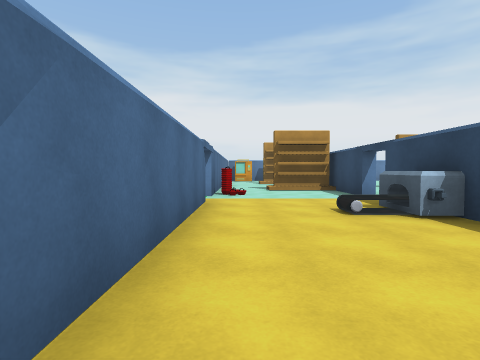
[1] (above)

18 first-person views from a walk through a 3-D level made in the Unity game engine. The camera is 1.2 m above the floor, tilts 2° down and sees 80° across. The floor is counted in squares, 2 m on a side. Each view is taken from the middle of a square. On the plan, view 1 faces up. The plan holds only what a view shows up to about 9 squares ahead; the rest is blank. The player character is not drawn. Door leaves are left out, so doorways stand open.

[2]
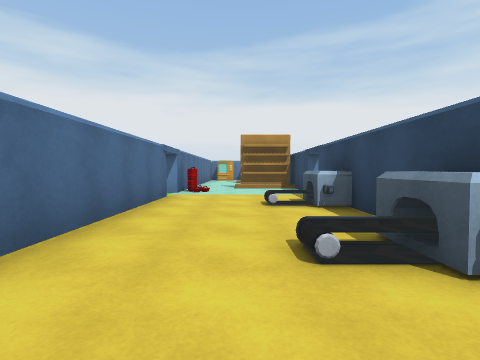

[3]
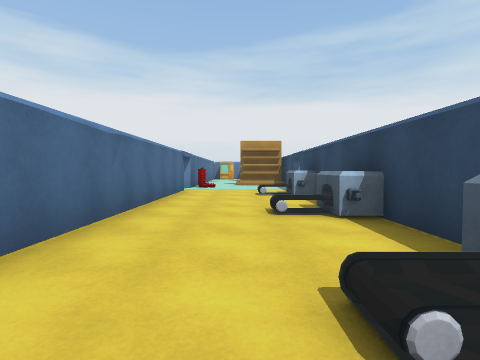

[4]
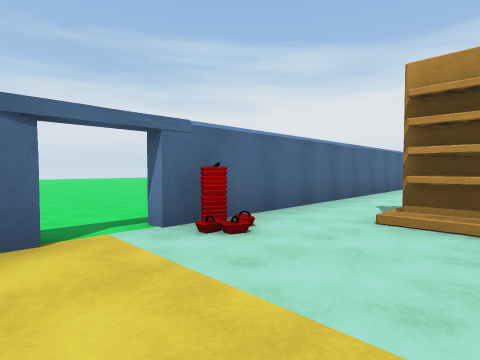

[5]
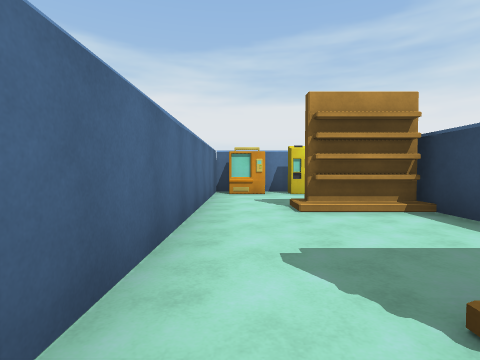

[6]
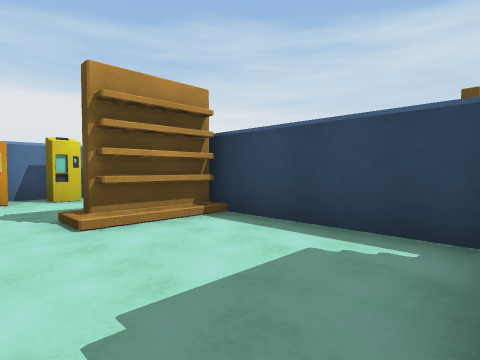

[7]
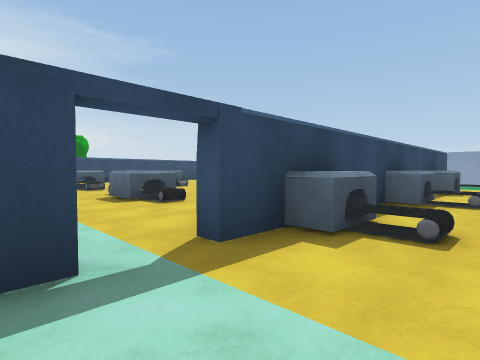

[8]
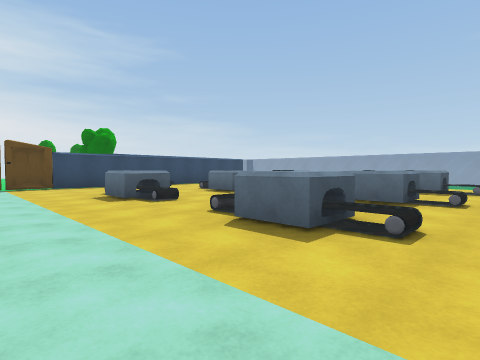

[9]
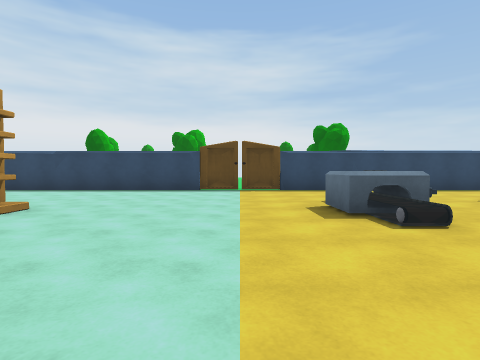

[10]
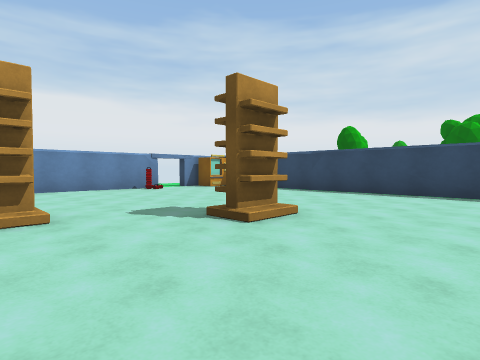

[11]
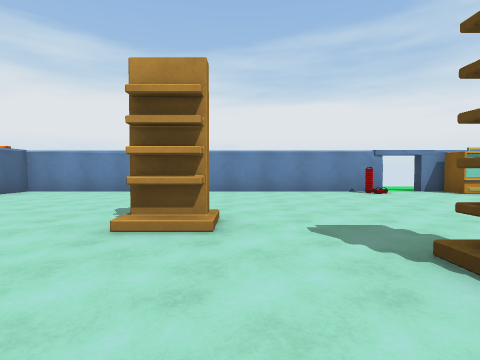

[12]
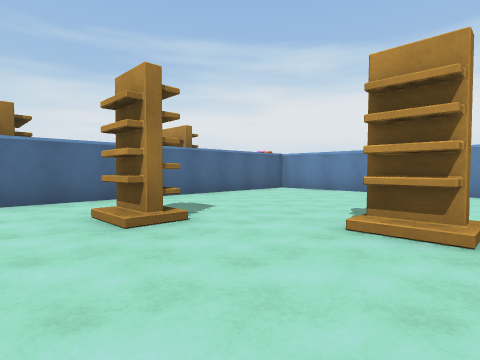

[13]
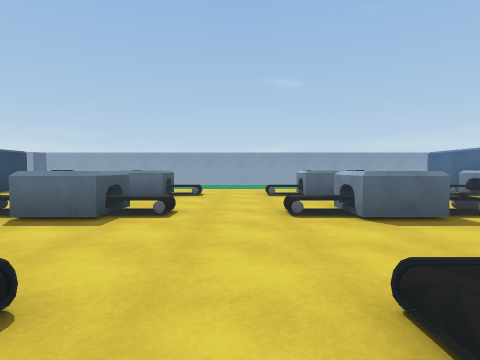

[14]
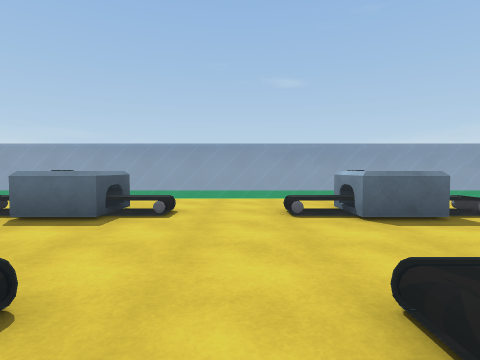

[15]
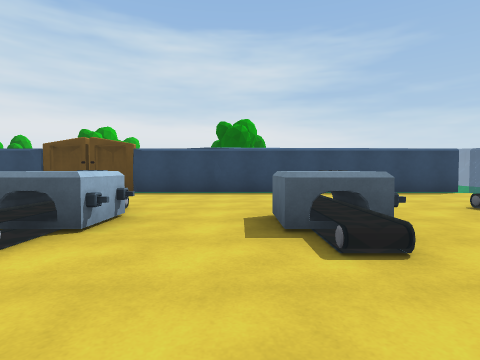

[16]
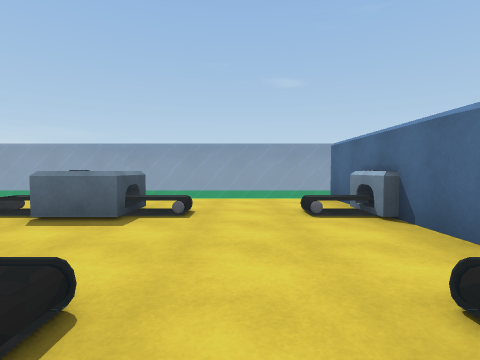

[17]
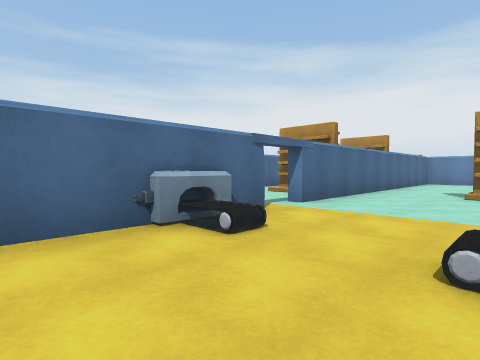

[18]
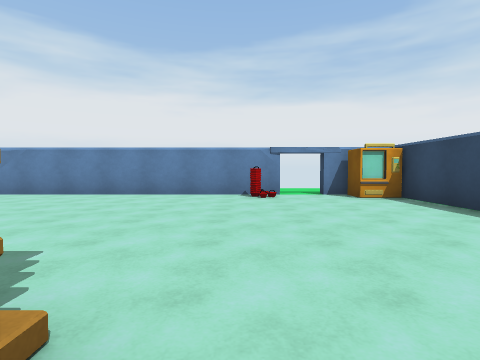

### Floor plan
Key: @ floor where view 1 was taken; # wall or solid block; . main floor; : floor 0.25 m higher than the main floor; + floor 0.5 m higher than the main floor; D open door; = window, fence, low wall or low ledge; S shelf; B basket; T thing the floor can be seen under or through; O other object.
Columns run from 8 left of view 1 to 16 right of it. Each row starts with its distance up from view 1.
 18                      ..
 17                      ..
 16        ##############DD#
 15        ###.#........B..T.
 14        #.. #...........T.
 13        #.. #...........T.
 12        #.SS#...........T.
 11        #...#....S......T.
 10        #...#..S....S...T.
  9  ...   #.SS#...........T.
  8 ...... #...#........... T
  7 .......#B..#............O
  6   .....DD..D............O
  5        #...#........... O
  4        #..OO+.OOO.:OO..#.
  3        #...#...........#.
  2        #...#...........#.
  1        #..OO+.OOO.:OO..#.
  0        #@..#...........#.
 -1        #...#...........#.
 -2         ..OO+.OOO.:OO..#.
 -3          ..#........ ..#.
 -4           ===== ====  ==.
 -5            ..........
 -6            ..........

Where each view was taken, in squares from view 1:
view 1: 0 up, 0 right, facing up
view 2: 1 down, 1 right, facing up
view 3: 3 down, 1 right, facing up
view 4: 5 up, 2 right, facing up-left
view 5: 8 up, 0 right, facing up
view 6: 9 up, 0 right, facing up-right
view 7: 7 up, 1 right, facing down-right
view 8: 7 up, 5 right, facing down-right
view 9: 6 up, 7 right, facing right
view 10: 7 up, 8 right, facing up-right
view 11: 8 up, 9 right, facing up
view 12: 8 up, 9 right, facing up-left
view 13: 5 up, 9 right, facing down
view 14: 2 up, 9 right, facing down
view 15: 2 up, 8 right, facing right
view 16: 2 up, 5 right, facing down
view 17: 2 up, 6 right, facing up-left
view 18: 9 up, 12 right, facing up
